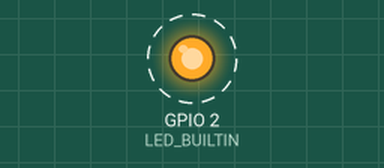
Bench run of a sketch on a simulated ESP32. On the bench: output pins drawn as LEDs (lit = HIGH). Dashed ring = blinking. MIDI output is not drawn.

Above: at 1.5 s.
Timing chart, 0 to 5.6 s (numbered marks = the images above):
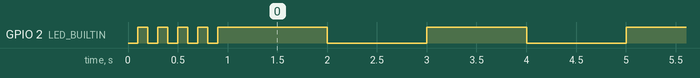

Measured:
- by itself, GPIO 2 (LED_BUILTIN): goes 3 × (LOW 0.10 s, HIGH 0.10 s), LOW 0.10 s, 64 × (HIGH 1.1 s, LOW 1.0 s), then HIGH

The sketch:

midiOutSanityCheck.ino
```cpp
#include <MIDI.h>

const int MIDI_1_RX_PIN = 2;
const int MIDI_1_TX_PIN = 3;
const int MIDI_2_RX_PIN = 4;
const int MIDI_2_TX_PIN = 5;

HardwareSerial MidiSerial1(1);
HardwareSerial MidiSerial2(2);

MIDI_CREATE_INSTANCE(HardwareSerial, MidiSerial1, MIDI1);
MIDI_CREATE_INSTANCE(HardwareSerial, MidiSerial2, MIDI2);

void setup() {
    Serial.begin(9600);

    MidiSerial1.begin(31250, SERIAL_8N1, MIDI_1_RX_PIN, MIDI_1_TX_PIN);
    MIDI1.begin(MIDI_CHANNEL_OMNI);
    MIDI1.turnThruOff();

    MidiSerial2.begin(31250, SERIAL_8N1, MIDI_2_RX_PIN, MIDI_2_TX_PIN);
    MIDI2.begin(MIDI_CHANNEL_OMNI);
    MIDI2.turnThruOff();

    pinMode(LED_BUILTIN, OUTPUT);
    digitalWrite(LED_BUILTIN, LOW);
    for (int i = 0; i < 5; i++) {
        delay(100);
        digitalWrite(LED_BUILTIN, HIGH);
        delay(100);
        digitalWrite(LED_BUILTIN, LOW);
    }
}

void loop() {
    for (int channel = 1; channel < 11; channel++) {
        MIDI1.sendNoteOn(60, 127, channel);
        MIDI2.sendNoteOn(61, 127, channel);
    }
    digitalWrite(LED_BUILTIN, HIGH);
    delay(1000);

    for (int channel = 1; channel < 11; channel++) {
        MIDI1.sendNoteOff(60, 127, channel);
        MIDI2.sendNoteOff(61, 127, channel);
    }
    digitalWrite(LED_BUILTIN, LOW);
    delay(1000);
}
```
